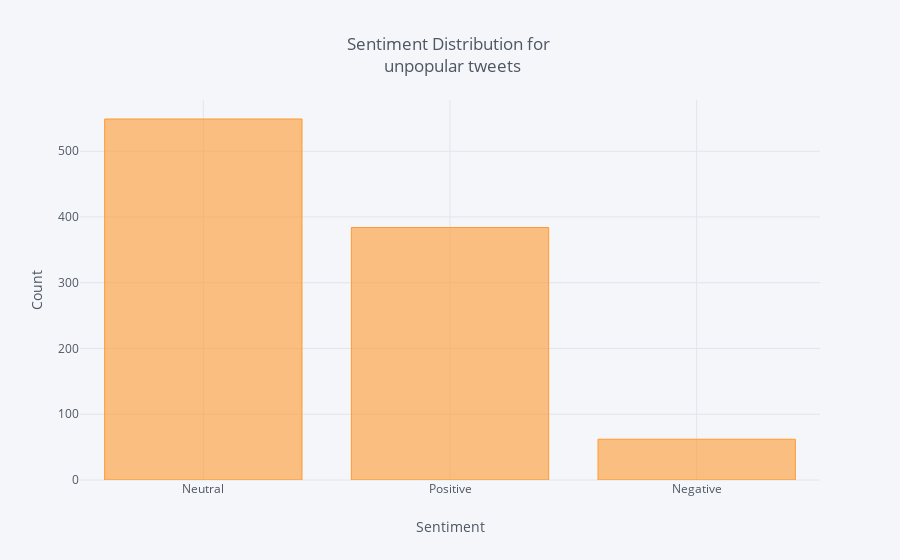

Source (notebook cell):
### Code cell
df_unpopular = df[df['rt_count'] <= 100]
df_unpopular['Sentiment'].value_counts().iplot(kind='bar', xTitle='Sentiment',
                                    yTitle='Count', title = ('Sentiment Distribution for <br> unpopular tweets '))

### Figure 1 — Plotly figure (JSON) as saved in the notebook; plotly's stock layout.template omitted (floating-point values rounded to 4 significant figures)
{"data": [{"marker": {"color": "rgba(255, 153, 51, 0.6)", "line": {"color": "rgba(255, 153, 51, 1.0)", "width": 1}}, "name": "Sentiment", "orientation": "v", "text": "", "type": "bar", "uid": "deefe618-2076-40c6-9151-3ae30fdc7e04", "x": ["Neutral", "Positive", "Negative"], "y": [549, 384, 62]}], "layout": {"legend": {"bgcolor": "#F5F6F9", "font": {"color": "#4D5663"}}, "paper_bgcolor": "#F5F6F9", "plot_bgcolor": "#F5F6F9", "title": {"font": {"color": "#4D5663"}, "text": "Sentiment Distribution for <br> unpopular tweets "}, "xaxis": {"gridcolor": "#E1E5ED", "showgrid": true, "tickfont": {"color": "#4D5663"}, "title": {"font": {"color": "#4D5663"}, "text": "Sentiment"}, "zerolinecolor": "#E1E5ED"}, "yaxis": {"gridcolor": "#E1E5ED", "showgrid": true, "tickfont": {"color": "#4D5663"}, "title": {"font": {"color": "#4D5663"}, "text": "Count"}, "zerolinecolor": "#E1E5ED"}}}
